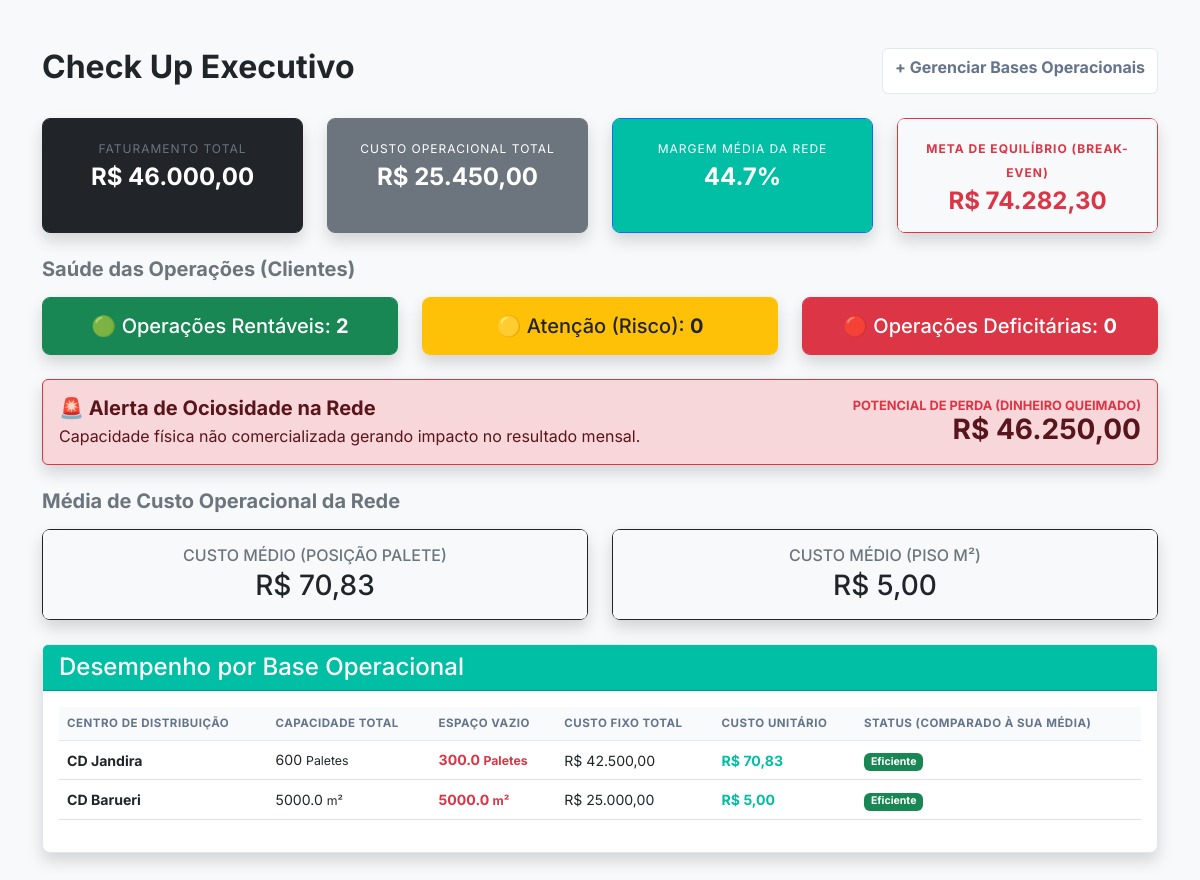
Before: / with the older database file.
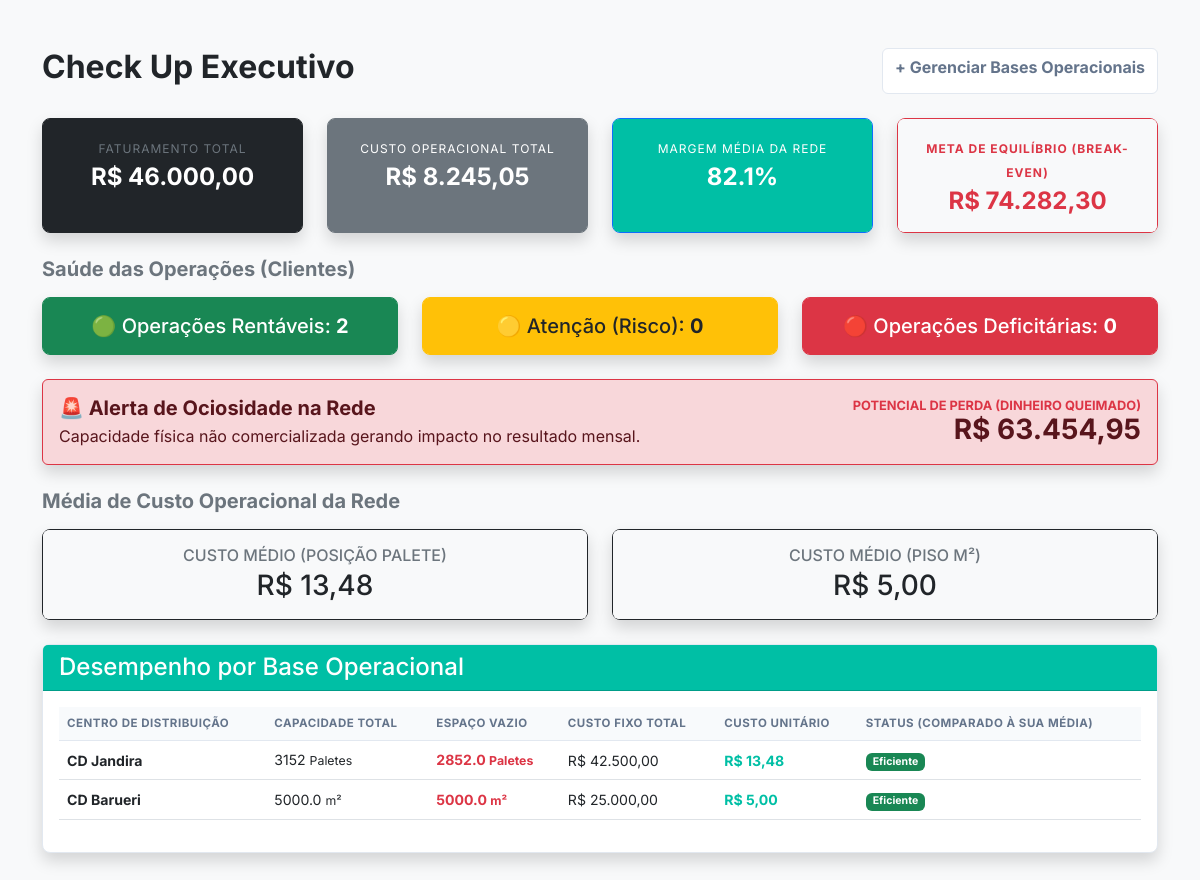
After: the same page with the newer database file.
### app.py (models this page shows)
class CentroDistribuicao(db.Model):
    id = db.Column(db.Integer, primary_key=True)
    nome = db.Column(db.String(100), nullable=False)
    metragem = db.Column(db.Float, nullable=False)
    capacidade_paletes = db.Column(db.Integer, nullable=False)

### app.py (the view)
@app.route('/')
def painel_gerencial():
    todos_cds = CentroDistribuicao.query.all()
    todas_operacoes = OperacaoCliente.query.all()
    espaco_vendido_por_cd = {}
    for op in todas_operacoes:
        espaco_vendido_por_cd[op.cd_id] = espaco_vendido_por_cd.get(op.cd_id, 0) + op.paletes_ocupados
    capacidade_paletes_rede = 0
    custo_rede_paletes = 0
    capacidade_m2_rede = 0
    custo_rede_m2 = 0
    custo_ociosidade_global = 0
    resumo_bases = []
    memoria_custo_cd = {}
    for cd in todos_cds:
        custos_fixos_cd = CustoCD.query.filter_by(cd_id=cd.id, tipo_custo='Fixo').all()
        soma_fixo = sum(conta.valor for conta in custos_fixos_cd)
        if cd.capacidade_paletes > 0:
            divisor = cd.capacidade_paletes
            unidade = "Paletes"
            capacidade_paletes_rede += divisor
            custo_rede_paletes += soma_fixo
        else:
            divisor = cd.metragem
            unidade = "m²"
            capacidade_m2_rede += divisor
            custo_rede_m2 += soma_fixo
        custo_unitario = soma_fixo / divisor if divisor > 0 else 0
        memoria_custo_cd[cd.id] = custo_unitario
        espaco_vendido = espaco_vendido_por_cd.get(cd.id, 0)
        espaco_vazio = divisor - espaco_vendido
        if espaco_vazio < 0:
            espaco_vazio = 0
        dinheiro_queimado = espaco_vazio * custo_unitario
        custo_ociosidade_global += dinheiro_queimado
        resumo_bases.append({
            'nome': cd.nome,
            'custo_total': soma_fixo,
            'capacidade': divisor,
            'unidade': unidade,
            'custo_unitario': custo_unitario,
            'espaco_vazio': espaco_vazio
        })
    media_palete = custo_rede_paletes / capacidade_paletes_rede if capacidade_paletes_rede > 0 else 0
    media_m2 = custo_rede_m2 / capacidade_m2_rede if capacidade_m2_rede > 0 else 0
    faturamento_global = 0
    custo_operacional_global = 0
    total_variavel_global = 0 # NOVA GAVETA
    clientes_rentaveis = 0
    clientes_atencao = 0
    clientes_deficitarios = 0
    for op in todas_operacoes:
        faturamento_global += op.faturamento
        custo_base_cliente = memoria_custo_cd.get(op.cd_id, 0)
        custo_total_cliente = (op.paletes_ocupados * custo_base_cliente) + op.custo_variavel
        custo_operacional_global += custo_total_cliente
        total_variavel_global += op.custo_variavel # ALIMENTANDO A GAVETA
        lucro = op.faturamento - custo_total_cliente
        margem = (lucro / op.faturamento * 100) if op.faturamento > 0 else 0
        if margem >= 20:
            clientes_rentaveis += 1
        elif margem > 0:
            clientes_atencao += 1
        else:
            clientes_deficitarios += 1
    lucro_global = faturamento_global - custo_operacional_global
    margem_global = (lucro_global / faturamento_global * 100) if faturamento_global > 0 else 0
    total_custo_rede = custo_rede_paletes + custo_rede_m2
    margem_contribuicao = (faturamento_global - total_variavel_global) / faturamento_global if faturamento_global > 0 else 0
    ponto_equilibrio = total_custo_rede / margem_contribuicao if margem_contribuicao > 0 else 0
    return render_template(
        'dashboard.html',
        media_palete=media_palete,
        media_m2=media_m2,
        bases=resumo_bases,
        faturamento=faturamento_global,
        custo_ops=custo_operacional_global,
        margem=margem_global,
        rentaveis=clientes_rentaveis,
        atencao=clientes_atencao,
        deficitarios=clientes_deficitarios,
        custo_ociosidade=custo_ociosidade_global,
        ponto_equilibrio=ponto_equilibrio # ENVIANDO PARA A TELA
    )

### app.py (called while the page is built)
@app.template_filter('moeda_br')
def formato_moeda_br(valor):
    valor_formatado = f"{valor:,.2f}"
    valor_formatado = valor_formatado.replace(',', 'X').replace('.', ',').replace('X', '.')
    return valor_formatado

    @property
    def faturamento(self):
        return self.fat_armazenagem + self.fat_transporte + self.fat_manuseio

### templates/dashboard.html (shortened to what the changed rows need)
<!DOCTYPE html>
<html lang="pt-br">
  <head>
    <link
      href="https://cdn.jsdelivr.net/npm/bootstrap@5.3.0/dist/css/bootstrap.min.css"
      rel="stylesheet"
    />
    <link
      rel="stylesheet"
      href="{{ url_for('static', filename='css/style.css') }}"
    />
  </head>
  <body class="bg-light">
    <div class="container mt-5">
      <div class="d-flex justify-content-between mb-4">
        <h2 class="fw-bold text-dark">Check Up Executivo</h2>
      </div>
      <div class="row text-center mb-4">
        <div class="col-md-3">
          <div class="card shadow border-secondary h-100">
            <div class="card-body p-3 bg-secondary text-white rounded">
              <span
                class="text-uppercase"
                style="font-size: 0.75rem; letter-spacing: 1px"
                >Custo Operacional Total</span
              >
              <h4 class="mt-1 mb-0 fw-bold">R$ {{ custo_ops | moeda_br }}</h4>
            </div>
          </div>
        </div>
        <div class="col-md-3">
          <div class="card shadow border-primary h-100">
            <div class="card-body p-3 bg-empresa text-white rounded">
              <span
                class="text-uppercase"
                style="font-size: 0.75rem; letter-spacing: 1px"
                >Margem Média da Rede</span
              >
              <h4 class="mt-1 mb-0 fw-bold">{{ "%.1f"|format(margem) }}%</h4>
            </div>
          </div>
        </div>
      </div>
      <div
        class="alert alert-danger shadow mb-4 d-flex align-items-center justify-content-between border-danger"
        role="alert"
      >
        <div class="text-end">
          <h6
            class="text-uppercase mb-0 text-danger"
            style="font-size: 0.8rem; font-weight: 700"
          >
            Potencial de Perda (Dinheiro Queimado)
          </h6>
          <h3 class="mb-0 fw-bold">R$ {{ custo_ociosidade | moeda_br }}</h3>
        </div>
      </div>
      <div class="row text-center mb-4">
        <div class="col-md-6">
          <div class="card shadow border-dark">
            <div class="card-body bg-light rounded">
              <h6 class="text-uppercase mb-1 text-secondary">
                Custo Médio (Posição Palete)
              </h6>
              <h3 class="mb-0 text-dark">R$ {{ media_palete | moeda_br }}</h3>
            </div>
          </div>
        </div>
      </div>
      <div class="card shadow mb-5">
        <div class="card-body">
          <table class="table table-hover align-middle">
            <thead class="table-light">
              <tr>
                <th>Centro de Distribuição</th>
                <th>Capacidade Total</th>
                <th>Espaço Vazio</th>
                <th>Custo Fixo Total</th>
                <th>Custo Unitário</th>
                <th>Status (Comparado à sua Média)</th>
              </tr>
            </thead>
            <tbody>
              {% for base in bases %}
              <tr>
                <td><strong>{{ base.nome }}</strong></td>
                <td>{{ base.capacidade }} <small>{{ base.unidade }}</small></td>
                <td class="text-danger fw-bold">
                  {{ base.espaco_vazio }} <small>{{ base.unidade }}</small>
                </td>
                <td>R$ {{ base.custo_total | moeda_br }}</td>
                <td class="fw-bold text-empresa">
                  R$ {{ base.custo_unitario | moeda_br }}
                </td>
                <td>
                  {% if base.unidade == 'Paletes' and base.custo_unitario >
                  media_palete %}
                  <span class="badge bg-danger">Acima da Média (Paletes)</span>
                  {% elif base.unidade == 'm²' and base.custo_unitario >
                  media_m2 %}
                  <span class="badge bg-danger">Acima da Média (m²)</span>
                  {% else %}
                  <span class="badge bg-success">Eficiente</span>
                  {% endif %}
                </td>
              </tr>
              {% endfor %}
            </tbody>
          </table>
        </div>
      </div>
    </div>
  </body>
</html>

Changed rows visible on the page:
changed CentroDistribuicao "CD Jandira": capacidade "600" → "3152"; espaco_vazio "300.0" → "2852.0"; custo_unitario|moeda_br "70,83" → "13,48"
Other visible differences:
{{ custo_ops | moeda_br }}: "25.450,00" → "8.245,05"
{{ "%.1f"|format(margem) }}: "44.7" → "82.1"
{{ custo_ociosidade | moeda_br }}: "46.250,00" → "63.454,95"
{{ media_palete | moeda_br }}: "70,83" → "13,48"
